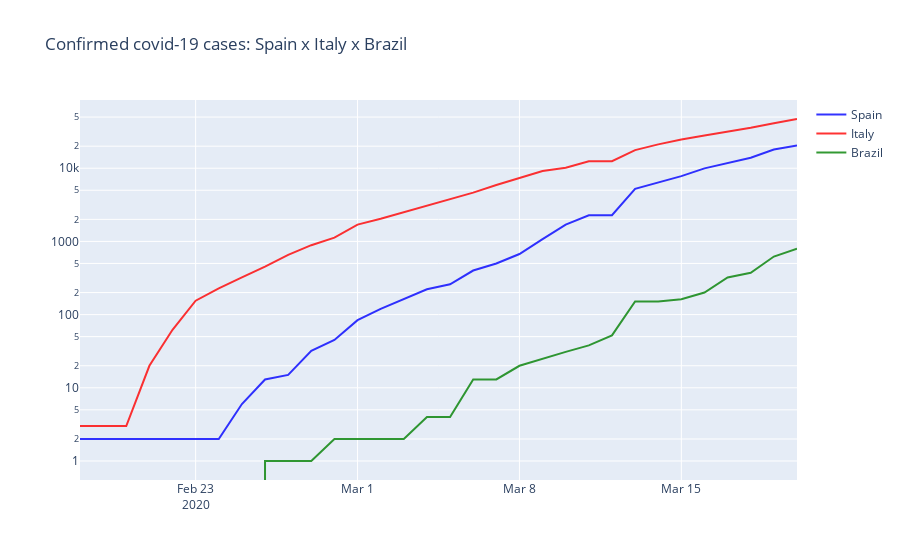

Source (notebook cell):
### Code cell
fig = go.Figure()

fig.add_trace(go.Scatter(
                x=general_data.index,
                y=general_data['Spain'],
                name='Spain',
                line_color='blue',
                opacity=0.8))

fig.add_trace(go.Scatter(
                x=general_data.index,
                y=general_data['Italy'],
                name="Italy", 
                line_color="red", 
                opacity=0.8))

fig.add_trace(go.Scatter(
                x=general_data.index,
                y=general_data['Brazil'],
                name="Brazil", 
                line_color="green", 
                opacity=0.8))

fig.update_layout(title_text="Confirmed covid-19 cases around the world", 
                  xaxis_range=['2020-2-18', '2020-3-20'],
                  yaxis_type='log')
fig.show()
